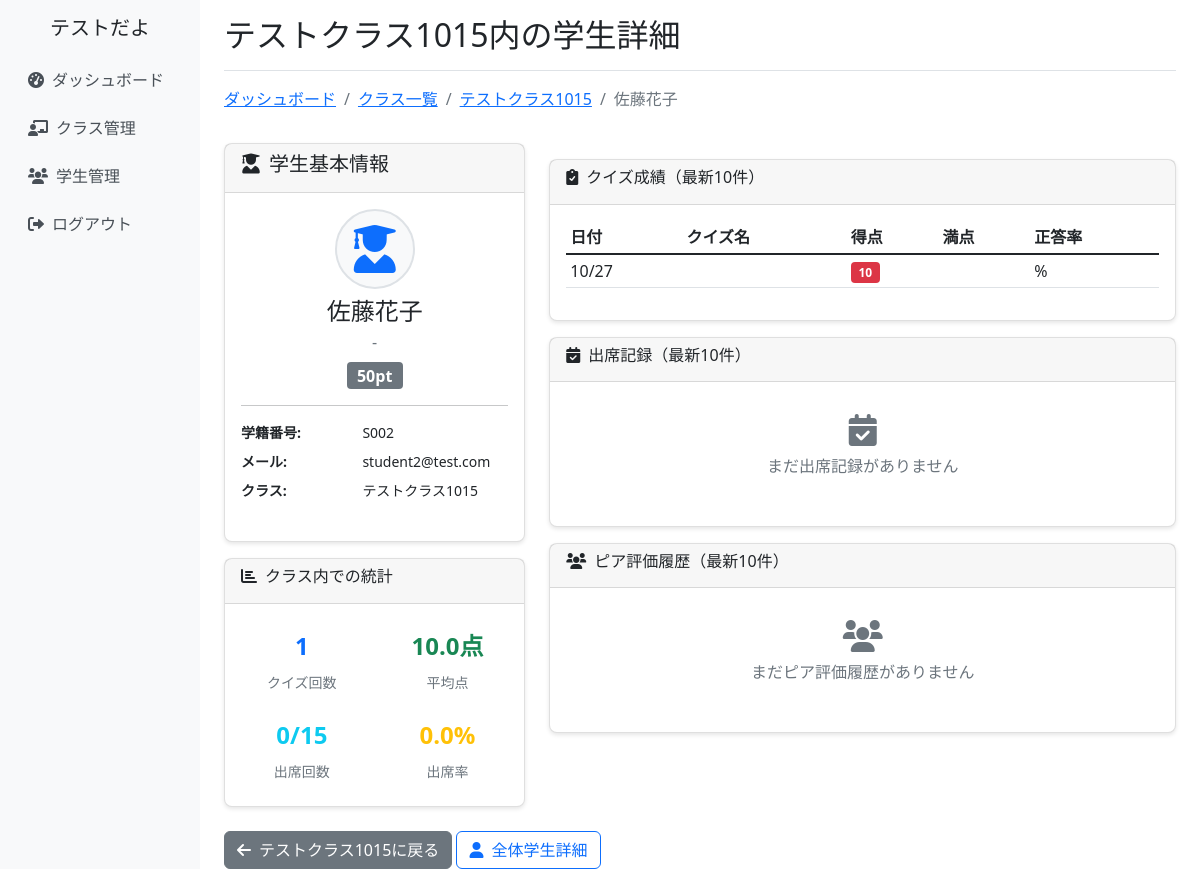
The page /classes/11/students/S002/ (signed in) on the database as committed earlier.
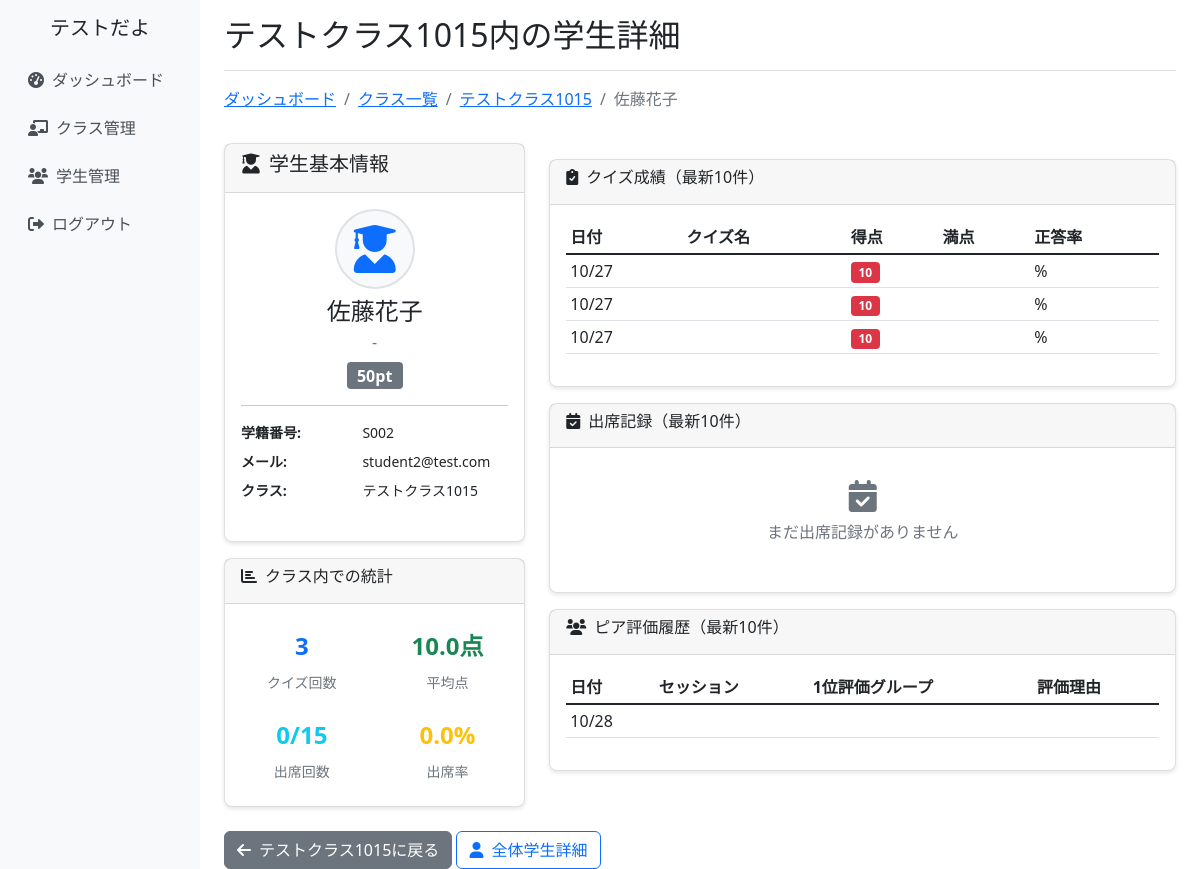
The same page on the database as committed later.
### school_management/models.py (models this page shows, shortened)
class QuizScore(models.Model):
    quiz = models.ForeignKey(Quiz, on_delete=models.CASCADE, verbose_name='小テスト')
    student = models.ForeignKey(Student, on_delete=models.CASCADE, verbose_name='学生', related_name='quiz_scores_as_student')
    score = models.IntegerField(verbose_name='得点')
    graded_by = models.ForeignKey(Teacher, on_delete=models.CASCADE, verbose_name='採点者', related_name='quiz_scores_graded')
    is_cancelled = models.BooleanField(default=False, verbose_name='取り消し済み')
    graded_at = models.DateTimeField(auto_now_add=True, verbose_name='採点日時')
    class Meta:
        verbose_name = '小テスト結果'
        verbose_name_plural = '小テスト結果'

class Quiz(models.Model):
    GRADING_METHOD_CHOICES = [
        ('pass_fail', '合否'),
        ('numeric', '数値入力'),
        ('rubric', 'ルーブリック'),
        ('qr_mobile', 'QRコード巡回採点'),
    ]
    lesson_session = models.ForeignKey(LessonSession, on_delete=models.CASCADE, verbose_name='授業回')
    quiz_name = models.CharField(max_length=100, verbose_name='小テスト名')
    max_score = models.IntegerField(verbose_name='満点')
    grading_method = models.CharField(
        max_length=20,
        choices=GRADING_METHOD_CHOICES,
        default='numeric',
        verbose_name='採点方式'
    )
    quick_buttons = models.JSONField(null=True, blank=True, verbose_name='クイックボタン設定')
    created_at = models.DateTimeField(auto_now_add=True)
    class Meta:
        verbose_name = '小テスト'
        verbose_name_plural = '小テスト'

class LessonSession(models.Model):
    classroom = models.ForeignKey(ClassRoom, on_delete=models.CASCADE, verbose_name='クラス')
    session_number = models.IntegerField(verbose_name='回数')
    date = models.DateField(verbose_name='実施日')
    topic = models.CharField(max_length=200, blank=True, verbose_name='テーマ・内容')
    has_quiz = models.BooleanField(default=False, verbose_name='小テストあり')
    has_peer_evaluation = models.BooleanField(default=False, verbose_name='ピア評価あり')
    peer_evaluation_closed = models.BooleanField(default=False, verbose_name='ピア評価締切済み')
    created_at = models.DateTimeField(auto_now_add=True)
    updated_at = models.DateTimeField(auto_now=True)
    class Meta:
        verbose_name = '授業回'
        verbose_name_plural = '授業回'
        unique_together = ['classroom', 'session_number']

class PeerEvaluation(models.Model):
    lesson_session = models.ForeignKey(LessonSession, on_delete=models.CASCADE, verbose_name='授業回')
    evaluator_token = models.UUIDField(verbose_name='評価者トークン（匿名化）')
    evaluator_group = models.ForeignKey(
        Group,
        on_delete=models.CASCADE,
        null=True,
        blank=True,
        related_name='peer_evaluations_as_evaluator',
        verbose_name='評価者グループ'
    )
    first_place_group = models.ForeignKey(
        Group,
        on_delete=models.CASCADE,
        related_name='first_place_votes',
        verbose_name='1位グループ'
    )
    second_place_group = models.ForeignKey(
        Group,
        on_delete=models.CASCADE,
        related_name='second_place_votes',
        verbose_name='2位グループ'
    )
    first_place_reason = models.TextField(blank=True, verbose_name='1位選択理由')
    second_place_reason = models.TextField(blank=True, verbose_name='2位選択理由')
    class_comment = models.TextField(blank=True, verbose_name='授業コメント')
    general_comment = models.TextField(blank=True, verbose_name='全般コメント')
    created_at = models.DateTimeField(auto_now_add=True, verbose_name='評価日時')
    class Meta:
        verbose_name = 'ピア評価'
        verbose_name_plural = 'ピア評価'

### school_management/views.py (the view)
# urls.py: path('classes/<int:class_id>/students/<str:student_number>/', views.class_student_detail_view, name='class_student_detail'),
@login_required
def class_student_detail_view(request, class_id, student_number):
    classroom = get_object_or_404(ClassRoom, id=class_id, teachers=request.user)
    student = get_object_or_404(CustomUser, student_number=student_number, role='student')
    if not classroom.students.filter(student_number=student_number).exists():
        messages.error(request, 'この学生は指定されたクラスに所属していません。')
        return redirect('school_management:class_detail', class_id=class_id)
    class_sessions = LessonSession.objects.filter(classroom=classroom).order_by('-date')
    quiz_scores = QuizScore.objects.filter(
        student=student,
        quiz__lesson_session__classroom=classroom
    ).select_related('quiz', 'quiz__lesson_session').order_by('-quiz__lesson_session__date')
    attendance_records = Attendance.objects.filter(
        student=student,
        lesson_session__classroom=classroom
    ).select_related('lesson_session').order_by('-lesson_session__date')
    student_groups = GroupMember.objects.filter(student=student).values_list('group', flat=True)
    peer_evaluations = PeerEvaluation.objects.filter(
        evaluator_group__in=student_groups,
        lesson_session__classroom=classroom
    ).select_related('lesson_session').order_by('-created_at')
    total_quizzes = quiz_scores.count()
    avg_score = quiz_scores.aggregate(avg=Avg('score'))['avg'] or 0
    attendance_count = attendance_records.filter(status='present').count()
    total_sessions = class_sessions.count()
    attendance_rate = (attendance_count / total_sessions * 100) if total_sessions > 0 else 0
    context = {
        'classroom': classroom,
        'student': student,
        'class_sessions': class_sessions[:5],  # 最新5セッション
        'quiz_scores': quiz_scores[:10],  # 最新10件のクイズ成績
        'attendance_records': attendance_records[:10],  # 最新10件の出席記録
        'peer_evaluations': peer_evaluations[:10],  # 最新10件のピア評価
        'stats': {
            'total_quizzes': total_quizzes,
            'avg_score': round(avg_score, 1),
            'attendance_count': attendance_count,
            'total_sessions': total_sessions,
            'attendance_rate': round(attendance_rate, 1),
        }
    }
    return render(request, 'school_management/class_student_detail.html', context)

### school_management/templates/school_management/class_student_detail.html (shortened to what the changed rows need)
{% extends 'school_management/base.html' %}
{% load static %}
{% block page_title %}{{ classroom.class_name }}内の学生詳細{% endblock %}
{% block content %}
<div class="row">
    <div class="col-md-4">
        <div class="card mt-3">
            <div class="card-body">
                <div class="row text-center">
                    <div class="col-6">
                        <div class="stat-item">
                            <div class="stat-value text-primary">{{ stats.total_quizzes }}</div>
                            <div class="stat-label">クイズ回数</div>
                        </div>
                    </div>
                </div>
            </div>
        </div>
    </div>
    <div class="col-md-8">
        <div class="card mt-3">
            <div class="card-body">
                {% if quiz_scores %}
                    <div class="table-responsive">
                        <table class="table table-sm table-hover">
                            <thead>
                                <tr>
                                    <th>日付</th>
                                    <th>クイズ名</th>
                                    <th>得点</th>
                                    <th>満点</th>
                                    <th>正答率</th>
                                </tr>
                            </thead>
                            <tbody>
                                {% for score in quiz_scores %}
                                <tr>
                                    <td>{{ score.quiz.lesson_session.date|date:"m/d" }}</td>
                                    <td>{{ score.quiz.title|truncatechars:20 }}</td>
                                    <td>
                                        <span class="badge bg-{% if score.percentage >= 80 %}success{% elif score.percentage >= 60 %}warning{% else %}danger{% endif %}">
                                            {{ score.score }}
                                        </span>
                                    </td>
                                    <td>{{ score.quiz.total_points }}</td>
                                    <td>{{ score.percentage|floatformat:0 }}%</td>
                                </tr>
                                {% endfor %}
                            </tbody>
                        </table>
                    </div>
                {% else %}
                    <div class="text-center py-3 text-muted">
                        <i class="fas fa-clipboard-check fa-2x mb-2"></i>
                        <p>まだクイズ成績がありません</p>
                    </div>
                {% endif %}
            </div>
        </div>
        <div class="card mt-3">
            <div class="card-body">
                {% if peer_evaluations %}
                    <div class="table-responsive">
                        <table class="table table-sm table-hover">
                            <thead>
                                <tr>
                                    <th>日付</th>
                                    <th>セッション</th>
                                    <th>1位評価グループ</th>
                                    <th>評価理由</th>
                                </tr>
                            </thead>
                            <tbody>
                                {% for evaluation in peer_evaluations %}
                                <tr>
                                    <td>{{ evaluation.created_at|date:"m/d" }}</td>
                                    <td>{{ evaluation.lesson_session.topic|truncatechars:20 }}</td>
                                    <td>{{ evaluation.first_place_group.name }}</td>
                                    <td>
                                    </td>
                                </tr>
                                {% endfor %}
                            </tbody>
                        </table>
                    </div>
                {% else %}
                    <div class="text-center py-3 text-muted">
                        <i class="fas fa-users fa-2x mb-2"></i>
                        <p>まだピア評価履歴がありません</p>
                    </div>
                {% endif %}
            </div>
        </div>
    </div>
</div>
{% endblock %}

Rows that differ between the two databases and show on the page:
added QuizScore: quiz.lesson_session "10/27", score "10"
added QuizScore: quiz.lesson_session "10/27", score "10"
added PeerEvaluation: created_at "10/28"
Other text that changed with them:
{{ stats.total_quizzes }}: "1" → "3"
text no longer shown: "まだピア評価履歴がありません"
text now shown: "日付 セッション 1位評価グループ 評価理由"
